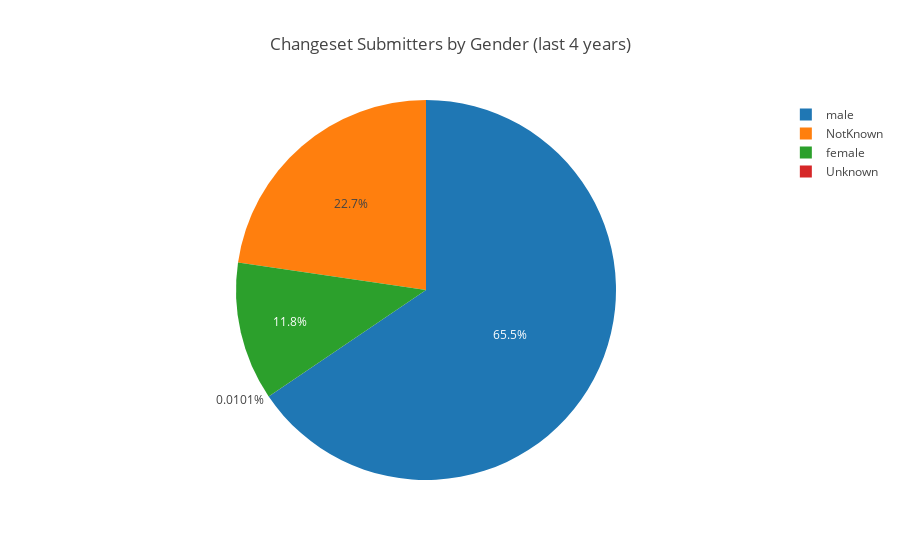

The cell this chart's notebook holds for it:
### Markdown cell above
### Aggregated number of submitters

### Code cell
pie_chart_labels, pie_chart_values = query_total_piechart(INDEX, METRIC_NAME, METRIC_FIELD, [filter_date_4y])
draw_piechart(pie_chart_labels, pie_chart_values, 'Changeset Submitters by Gender (last 4 years)')

### Figure 1 — Plotly figure (JSON) as saved in the notebook; plotly's stock layout.template omitted (floating-point values rounded to 4 significant figures)
{"data": [{"labels": ["male", "NotKnown", "female", "Unknown"], "type": "pie", "values": [6465, 2238, 1163, 1]}], "layout": {"title": "Changeset Submitters by Gender (last 4 years)"}}
